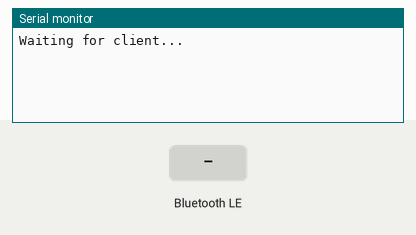
Recording of a sketch running on a simulated ESP32-C3. On the bench: the last lines printed to the serial monitor. The test bench sets the inputs (shaded band). Nothing arrives over Bluetooth unless stated; a phone connects over Bluetooth LE 3 s after start.

Above: at 1.2 s.
1.3 s: Bluetooth LE write "F" received
At 1.8 s:
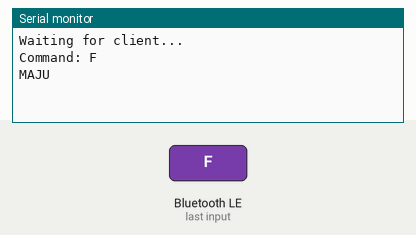
2.8 s: Bluetooth LE write "B" received
At 2.98 s:
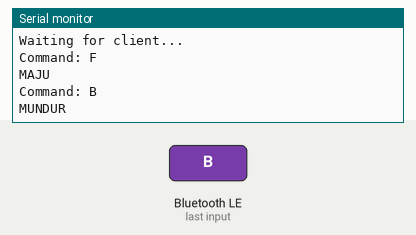
4.3 s: Bluetooth LE write "L" received
At 5.3 s:
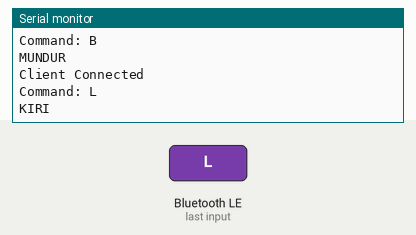
5.8 s: Bluetooth LE write "R" received
At 6.4 s:
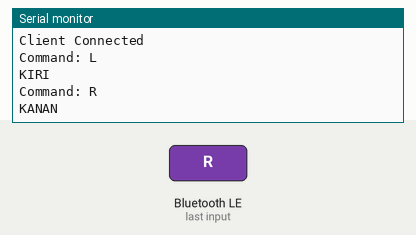
7.3 s: Bluetooth LE write "S" received
At 8.8 s:
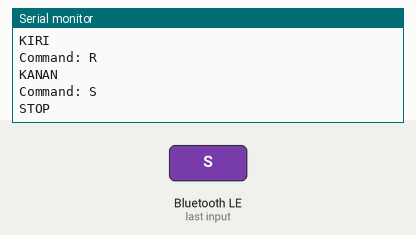

The sketch:

BLE_V1.ino
```cpp
#include <BLEDevice.h>
#include <BLEServer.h>
#include <BLEUtils.h>
#include <BLE2902.h>

BLECharacteristic *pCharacteristic;
bool deviceConnected = false;

#define SERVICE_UUID        "12345678-1234-1234-1234-123456789abc"
#define CHARACTERISTIC_UUID "abcd1234-5678-1234-5678-abcdef123456"

// ================= CALLBACK CONNECT =================
class MyServerCallbacks: public BLEServerCallbacks {
  void onConnect(BLEServer* pServer) {
    deviceConnected = true;
    Serial.println("Client Connected");
  };

  void onDisconnect(BLEServer* pServer) {
    deviceConnected = false;
    Serial.println("Client Disconnected");
  }
};

// ================= CALLBACK DATA MASUK =================
class MyCallbacks: public BLECharacteristicCallbacks {
  void onWrite(BLECharacteristic *pCharacteristic) {
    std::string value = pCharacteristic->getValue();

    if (value.length() > 0) {
      Serial.print("Command: ");
      Serial.println(value.c_str());

      if (value == "F") {
        Serial.println("MAJU");
      }
      else if (value == "B") {
        Serial.println("MUNDUR");
      }
      else if (value == "L") {
        Serial.println("KIRI");
      }
      else if (value == "R") {
        Serial.println("KANAN");
      }
      else if (value == "S") {
        Serial.println("STOP");
      }
    }
  }
};

void setup() {
  Serial.begin(115200);

  BLEDevice::init("ESP32-C3-BLE");

  BLEServer *pServer = BLEDevice::createServer();
  pServer->setCallbacks(new MyServerCallbacks());

  BLEService *pService = pServer->createService(SERVICE_UUID);

  pCharacteristic = pService->createCharacteristic(
                      CHARACTERISTIC_UUID,
                      BLECharacteristic::PROPERTY_NOTIFY |
                      BLECharacteristic::PROPERTY_WRITE
                    );

  pCharacteristic->addDescriptor(new BLE2902());
  pCharacteristic->setCallbacks(new MyCallbacks());

  pService->start();

  BLEAdvertising *pAdvertising = BLEDevice::getAdvertising();
  pAdvertising->start();

  Serial.println("Waiting for client...");
}

void loop() {
  if (deviceConnected) {
    String data = "ESP32 READY";
    pCharacteristic->setValue(data.c_str());
    pCharacteristic->notify();
    delay(1000);
  }
}
```

Measured:
- after the input at 1.3 s, the serial monitor: prints a new line after 0.05 s (image 1)
- after the input at 2.8 s, the serial monitor: prints a new line after 0.05 s (image 2)
- after the input at 4.3 s, the serial monitor: prints a new line after 0.05 s (image 3)
- after the input at 5.8 s, the serial monitor: prints a new line after 0.05 s (image 4)
- after the input at 7.3 s, the serial monitor: prints a new line after 0.05 s (image 5)
